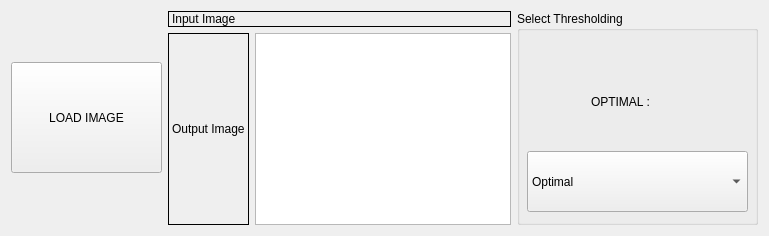
      <widget class="QWidget" name="thresholding">
       <attribute name="title">
        <string>Thresholding</string>
       </attribute>
       <layout class="QGridLayout" name="gridLayout_12">
        <item row="0" column="0">
         <layout class="QGridLayout" name="gridLayout_10">
          <item row="0" column="0">
           <layout class="QVBoxLayout" name="verticalLayout_10">
            <item>
             <widget class="QPushButton" name="loadTab9">
              <property name="sizePolicy">
               <sizepolicy hsizetype="Fixed" vsizetype="Fixed">
                <horstretch>0</horstretch>
                <verstretch>0</verstretch>
               </sizepolicy>
              </property>
              <property name="minimumSize">
               <size>
                <width>151</width>
                <height>111</height>
               </size>
              </property>
              <property name="maximumSize">
               <size>
                <width>151</width>
                <height>111</height>
               </size>
              </property>
              <property name="text">
               <string>LOAD IMAGE</string>
              </property>
             </widget>
            </item>
           </layout>
          </item>
          <item row="0" column="1">
           <layout class="QVBoxLayout" name="verticalLayout_13">
            <item>
             <widget class="QLabel" name="inputTab9">
              <property name="sizePolicy">
               <sizepolicy hsizetype="Expanding" vsizetype="Expanding">
                <horstretch>0</horstretch>
                <verstretch>0</verstretch>
               </sizepolicy>
              </property>
              <property name="frameShape">
               <enum>QFrame::Box</enum>
              </property>
              <property name="text">
               <string>Input Image</string>
              </property>
             </widget>
            </item>
            <item>
             <layout class="QHBoxLayout" name="horizontalLayout_18">
              <item>
               <widget class="QLabel" name="outputTab9">
                <property name="sizePolicy">
                 <sizepolicy hsizetype="Expanding" vsizetype="Expanding">
                  <horstretch>0</horstretch>
                  <verstretch>0</verstretch>
                 </sizepolicy>
                </property>
                <property name="frameShape">
                 <enum>QFrame::Box</enum>
                </property>
                <property name="text">
                 <string>Output Image</string>
                </property>
               </widget>
              </item>
              <item>
               <widget class="QGraphicsView" name="histogramTab9">
                <property name="sizePolicy">
                 <sizepolicy hsizetype="Expanding" vsizetype="Expanding">
                  <horstretch>0</horstretch>
                  <verstretch>0</verstretch>
                 </sizepolicy>
                </property>
               </widget>
              </item>
             </layout>
            </item>
           </layout>
          </item>
          <item row="0" column="2">
           <widget class="QGroupBox" name="selectThresholding">
            <property name="sizePolicy">
             <sizepolicy hsizetype="Fixed" vsizetype="Preferred">
              <horstretch>0</horstretch>
              <verstretch>0</verstretch>
             </sizepolicy>
            </property>
            <property name="minimumSize">
             <size>
              <width>241</width>
              <height>0</height>
             </size>
            </property>
            <property name="maximumSize">
             <size>
              <width>241</width>
              <height>16777215</height>
             </size>
            </property>
            <property name="title">
             <string>Select Thresholding</string>
            </property>
            <widget class="QComboBox" name="spectralTab9">
             <property name="geometry">
              <rect>
               <x>10</x>
               <y>470</y>
               <width>221</width>
               <height>61</height>
              </rect>
             </property>
             <property name="sizePolicy">
              <sizepolicy hsizetype="Ignored" vsizetype="Ignored">
               <horstretch>0</horstretch>
               <verstretch>0</verstretch>
              </sizepolicy>
             </property>
             <property name="minimumSize">
              <size>
               <width>221</width>
               <height>61</height>
              </size>
             </property>
             <property name="maximumSize">
              <size>
               <width>221</width>
               <height>61</height>
              </size>
             </property>
             <item>
              <property name="text">
               <string>Spectral</string>
              </property>
             </item>
             <item>
              <property name="text">
               <string>Global Thresholding</string>
              </property>
             </item>
             <item>
              <property name="text">
               <string>Local Thresholding</string>
              </property>
             </item>
            </widget>
            <widget class="QComboBox" name="otsuTab9">
             <property name="geometry">
              <rect>
               <x>10</x>
               <y>310</y>
               <width>221</width>
               <height>61</height>
              </rect>
             </property>
             <property name="sizePolicy">
              <sizepolicy hsizetype="Ignored" vsizetype="Ignored">
               <horstretch>0</horstretch>
               <verstretch>0</verstretch>
              </sizepolicy>
             </property>
             <property name="minimumSize">
              <size>
               <width>221</width>
               <height>61</height>
              </size>
             </property>
             <property name="maximumSize">
              <size>
               <width>221</width>
               <height>61</height>
              </size>
             </property>
             <item>
              <property name="text">
               <string>Otsu</string>
              </property>
             </item>
             <item>
              <property name="text">
               <string>Global Thresholding</string>
              </property>
             </item>
             <item>
              <property name="text">
               <string>Local Thresholding</string>
              </property>
             </item>
            </widget>
            <widget class="QComboBox" name="optimalTab9">
             <property name="geometry">
              <rect>
               <x>10</x>
               <y>140</y>
               <width>221</width>
               <height>61</height>
              </rect>
             </property>
             <property name="sizePolicy">
              <sizepolicy hsizetype="Ignored" vsizetype="Ignored">
               <horstretch>221</horstretch>
               <verstretch>61</verstretch>
              </sizepolicy>
             </property>
             <property name="minimumSize">
              <size>
               <width>221</width>
               <height>61</height>
              </size>
             </property>
             <property name="maximumSize">
              <size>
               <width>221</width>
               <height>61</height>
              </size>
             </property>
             <item>
              <property name="text">
               <string>Optimal</string>
              </property>
             </item>
             <item>
              <property name="text">
               <string>Global Thresholding</string>
              </property>
             </item>
             <item>
              <property name="text">
               <string>Local Thresholding</string>
              </property>
             </item>
            </widget>
            <widget class="QLabel" name="label_8">
             <property name="geometry">
              <rect>
               <x>74</x>
               <y>75</y>
               <width>131</width>
               <height>31</height>
              </rect>
             </property>
             <property name="text">
              <string>OPTIMAL :</string>
             </property>
            </widget>
            <widget class="QLabel" name="label_10">
             <property name="geometry">
              <rect>
               <x>80</x>
               <y>230</y>
               <width>91</width>
               <height>61</height>
              </rect>
             </property>
             <property name="text">
              <string>OTSU :</string>
             </property>
            </widget>
            <widget class="QLabel" name="label_11">
             <property name="geometry">
              <rect>
               <x>80</x>
               <y>400</y>
               <width>131</width>
               <height>51</height>
              </rect>
             </property>
             <property name="text">
              <string>SPECTRAL</string>
             </property>
            </widget>
           </widget>
          </item>
         </layout>
        </item>
       </layout>
      </widget>
